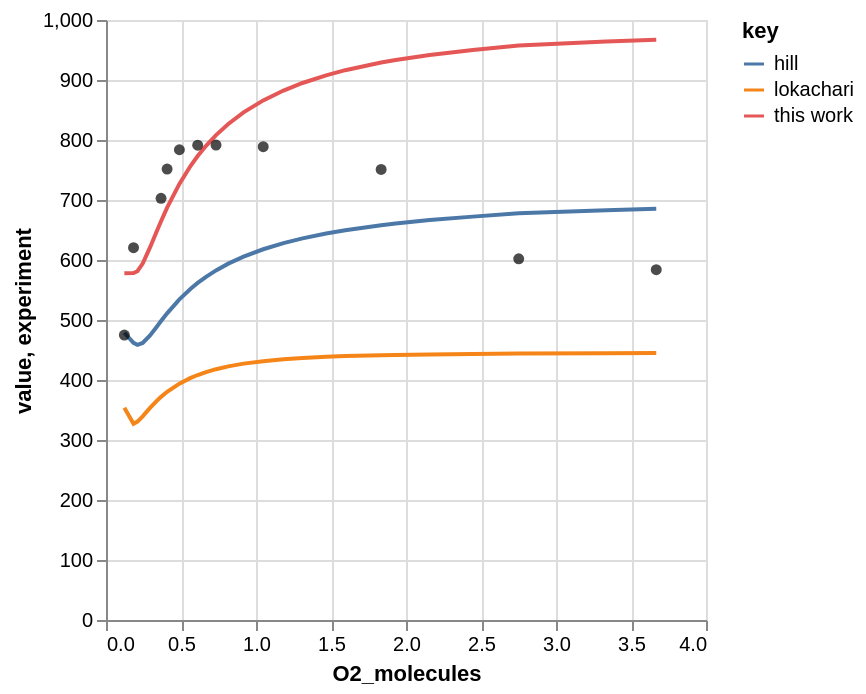
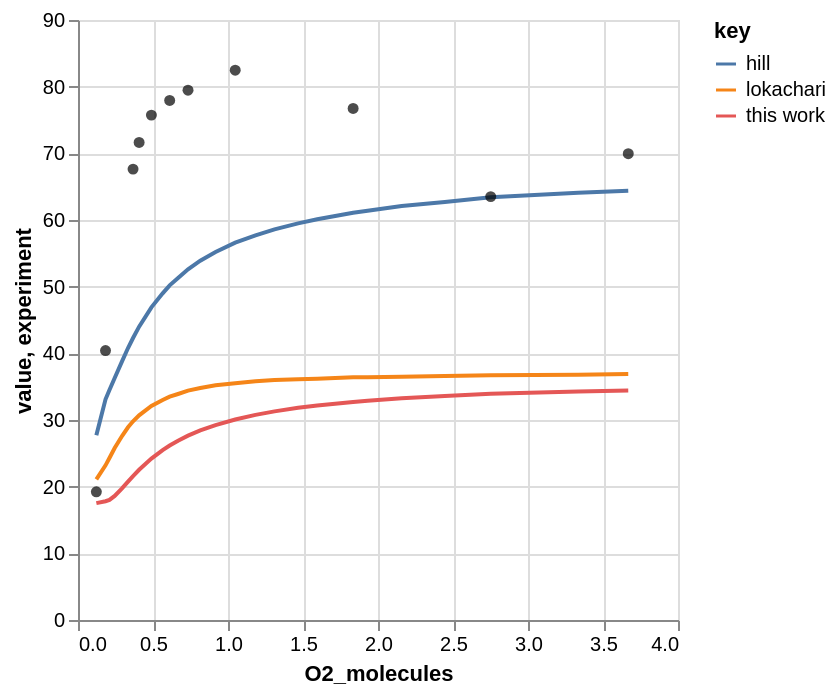

The cell these charts' notebook holds for them, in order:
### Code cell
# Plot
charts = workflow.plot(
    full_tag=f"full_{tag}_calc",
    x_col="O2_molecules",
    y_col_=["C5H8(522)", "C5H8O(825)rs"],
    root_path=root_path,
    line_source_=["hill", "lokachari"],
    point_source="experiment",
)
for chart in charts:
    chart.show()

### Figure 1 — Vega-Lite specification as saved in the notebook (floating-point values rounded to 4 significant figures)
{"config": {"view": {"continuousWidth": 300, "continuousHeight": 300}}, "layer": [{"data": {"name": "data-0acfb79321b1d9a6f85ebd469a7a6856"}, "mark": {"type": "line"}, "encoding": {"color": {"field": "key", "type": "nominal"}, "x": {"field": "O2_molecules", "type": "quantitative"}, "y": {"field": "value", "type": "quantitative"}}, "transform": [{"fold": ["this work", "hill", "lokachari"]}]}, {"data": {"name": "data-ffe75d1cbd0aaee013379dd4e82dccaa"}, "mark": {"type": "circle"}, "encoding": {"color": {"value": "black"}, "x": {"field": "O2_molecules", "type": "quantitative"}, "y": {"field": "experiment", "type": "quantitative"}}}], "$schema": "https://vega.github.io/schema/vega-lite/v5.20.1.json", "datasets": {"data-0acfb79321b1d9a6f85ebd469a7a6856": [{"O2_molecules": 3.668, "this work": 967.0, "hill": 685.5, "lokachari": 445.1}, {"O2_molecules": 3.335, "this work": 964.2, "hill": 683.1, "lokachari": 444.6}, {"O2_molecules": 2.751, "this work": 957.5, "hill": 677.9, "lokachari": 444.0}, {"O2_molecules": 2.446, "this work": 949.9, "hill": 672.3, "lokachari": 443.3}, {"O2_molecules": 2.158, "this work": 941.8, "hill": 666.6, "lokachari": 442.6}, {"O2_molecules": 1.931, "this work": 933.4, "hill": 660.9, "lokachari": 441.8}, {"O2_molecules": 1.834, "this work": 929.2, "hill": 658.0, "lokachari": 441.4}, {"O2_molecules": 1.595, "this work": 916.4, "hill": 649.6, "lokachari": 439.9}, {"O2_molecules": 1.467, "this work": 907.8, "hill": 644.1, "lokachari": 438.7}, {"O2_molecules": 1.31, "this work": 895.0, "hill": 636.0, "lokachari": 436.7}, {"O2_molecules": 1.183, "this work": 882.4, "hill": 628.1, "lokachari": 434.5}, {"O2_molecules": 1.048, "this work": 866.0, "hill": 617.9, "lokachari": 431.3}, {"O2_molecules": 0.9171, "this work": 846.0, "hill": 605.6, "lokachari": 427.3}, {"O2_molecules": 0.8152, "this work": 826.7, "hill": 593.9, "lokachari": 422.7}, {"O2_molecules": 0.7335, "this work": 808.1, "hill": 582.7, "lokachari": 418.0}, {"O2_molecules": 0.667, "this work": 790.3, "hill": 572.0, "lokachari": 413.2}, {"O2_molecules": 0.6112, "this work": 773.3, "hill": 561.8, "lokachari": 408.3}, {"O2_molecules": 0.5644, "this work": 757.0, "hill": 552.1, "lokachari": 403.5}, {"O2_molecules": 0.4893, "this work": 726.8, "hill": 534.3, "lokachari": 393.9}, {"O2_molecules": 0.4074, "this work": 687.3, "hill": 511.1, "lokachari": 380.3}, {"O2_molecules": 0.367, "this work": 664.7, "hill": 498.2, "lokachari": 371.9}, {"O2_molecules": 0.3335, "this work": 645.0, "hill": 487.2, "lokachari": 364.0}, {"O2_molecules": 0.2935, "this work": 621.0, "hill": 474.3, "lokachari": 353.4}, {"O2_molecules": 0.2446, "this work": 594.1, "hill": 461.7, "lokachari": 339.5}, {"O2_molecules": 0.2096, "this work": 581.3, "hill": 458.6, "lokachari": 330.7}, {"O2_molecules": 0.1835, "this work": 578.4, "hill": 461.8, "lokachari": 327.1}, {"O2_molecules": 0.1223, "this work": 577.9, "hill": 478.7, "lokachari": 353.7}], "data-ffe75d1cbd0aaee013379dd4e82dccaa": [{"O2_molecules": 0.1223, "experiment": 475.0}, {"O2_molecules": 0.1835, "experiment": 620.4}, {"O2_molecules": 0.367, "experiment": 702.8}, {"O2_molecules": 0.4074, "experiment": 751.5}, {"O2_molecules": 0.4893, "experiment": 783.7}, {"O2_molecules": 0.6112, "experiment": 791.4}, {"O2_molecules": 0.7335, "experiment": 791.6}, {"O2_molecules": 1.048, "experiment": 788.9}, {"O2_molecules": 1.834, "experiment": 751.0}, {"O2_molecules": 2.751, "experiment": 602.0}, {"O2_molecules": 3.668, "experiment": 583.8}]}}

### Figure 2 — Vega-Lite specification as saved in the notebook (floating-point values rounded to 4 significant figures)
{"config": {"view": {"continuousWidth": 300, "continuousHeight": 300}}, "layer": [{"data": {"name": "data-d9957ccdc70c7b32078ebb07210e2f4a"}, "mark": {"type": "line"}, "encoding": {"color": {"field": "key", "type": "nominal"}, "x": {"field": "O2_molecules", "type": "quantitative"}, "y": {"field": "value", "type": "quantitative"}}, "transform": [{"fold": ["this work", "hill", "lokachari"]}]}, {"data": {"name": "data-4620143b4c4258af8d76de8a3cbd45bb"}, "mark": {"type": "circle"}, "encoding": {"color": {"value": "black"}, "x": {"field": "O2_molecules", "type": "quantitative"}, "y": {"field": "experiment", "type": "quantitative"}}}], "$schema": "https://vega.github.io/schema/vega-lite/v5.20.1.json", "datasets": {"data-d9957ccdc70c7b32078ebb07210e2f4a": [{"O2_molecules": 3.668, "this work": 34.43, "hill": 64.4, "lokachari": 36.9}, {"O2_molecules": 3.335, "this work": 34.28, "hill": 64.1, "lokachari": 36.8}, {"O2_molecules": 2.751, "this work": 33.94, "hill": 63.4, "lokachari": 36.7}, {"O2_molecules": 2.446, "this work": 33.6, "hill": 62.7, "lokachari": 36.6}, {"O2_molecules": 2.158, "this work": 33.25, "hill": 62.1, "lokachari": 36.5}, {"O2_molecules": 1.931, "this work": 32.89, "hill": 61.4, "lokachari": 36.4}, {"O2_molecules": 1.834, "this work": 32.71, "hill": 61.1, "lokachari": 36.4}, {"O2_molecules": 1.595, "this work": 32.18, "hill": 60.1, "lokachari": 36.2}, {"O2_molecules": 1.467, "this work": 31.82, "hill": 59.5, "lokachari": 36.1}, {"O2_molecules": 1.31, "this work": 31.29, "hill": 58.6, "lokachari": 36.0}, {"O2_molecules": 1.183, "this work": 30.77, "hill": 57.7, "lokachari": 35.8}, {"O2_molecules": 1.048, "this work": 30.08, "hill": 56.6, "lokachari": 35.5}, {"O2_molecules": 0.9171, "this work": 29.24, "hill": 55.2, "lokachari": 35.2}, {"O2_molecules": 0.8152, "this work": 28.43, "hill": 53.9, "lokachari": 34.8}, {"O2_molecules": 0.7335, "this work": 27.65, "hill": 52.6, "lokachari": 34.4}, {"O2_molecules": 0.667, "this work": 26.89, "hill": 51.3, "lokachari": 33.9}, {"O2_molecules": 0.6112, "this work": 26.17, "hill": 50.2, "lokachari": 33.5}, {"O2_molecules": 0.5644, "this work": 25.48, "hill": 49.0, "lokachari": 33.0}, {"O2_molecules": 0.4893, "this work": 24.21, "hill": 46.9, "lokachari": 32.1}, {"O2_molecules": 0.4074, "this work": 22.54, "hill": 44.0, "lokachari": 30.7}, {"O2_molecules": 0.367, "this work": 21.59, "hill": 42.3, "lokachari": 29.8}, {"O2_molecules": 0.3335, "this work": 20.76, "hill": 40.8, "lokachari": 28.9}, {"O2_molecules": 0.2935, "this work": 19.75, "hill": 38.8, "lokachari": 27.6}, {"O2_molecules": 0.2446, "this work": 18.61, "hill": 36.3, "lokachari": 25.8}, {"O2_molecules": 0.2096, "this work": 18.02, "hill": 34.5, "lokachari": 24.3}, {"O2_molecules": 0.1835, "this work": 17.82, "hill": 33.1, "lokachari": 23.2}, {"O2_molecules": 0.1223, "this work": 17.54, "hill": 27.7, "lokachari": 21.1}], "data-4620143b4c4258af8d76de8a3cbd45bb": [{"O2_molecules": 0.1223, "experiment": 19.23}, {"O2_molecules": 0.1835, "experiment": 40.42}, {"O2_molecules": 0.367, "experiment": 67.63}, {"O2_molecules": 0.4074, "experiment": 71.63}, {"O2_molecules": 0.4893, "experiment": 75.73}, {"O2_molecules": 0.6112, "experiment": 77.94}, {"O2_molecules": 0.7335, "experiment": 79.47}, {"O2_molecules": 1.048, "experiment": 82.48}, {"O2_molecules": 1.834, "experiment": 76.73}, {"O2_molecules": 2.751, "experiment": 63.51}, {"O2_molecules": 3.668, "experiment": 69.95}]}}
